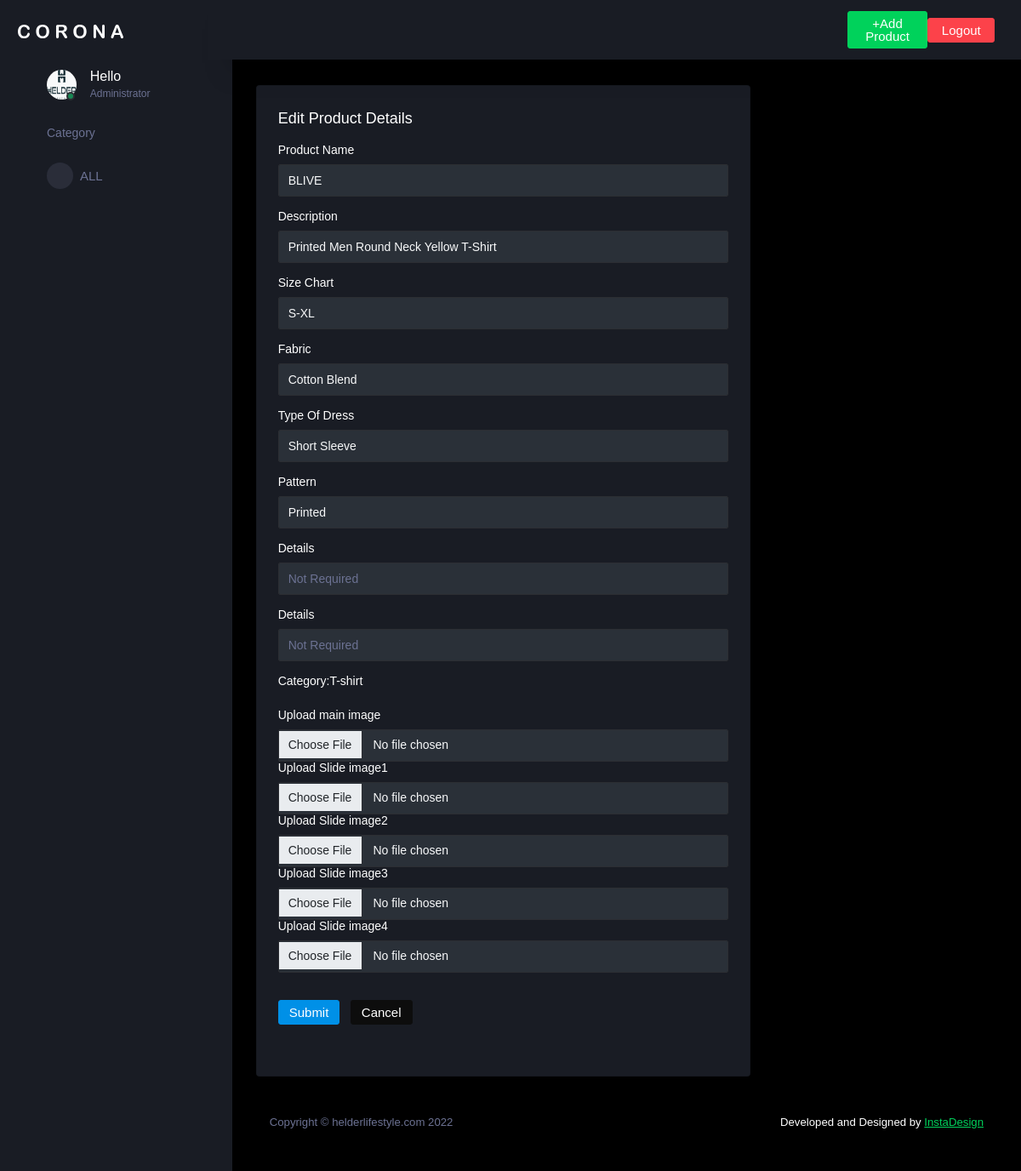
Screenshot of /helder/productedit/1/ (signed in) with the database file from the repository.
### helder/models.py (models this page shows, shortened)
class Photo(models.Model):
    class Meta:
        verbose_name = 'Photo'
        verbose_name_plural = 'Photos'
    category = models.ForeignKey(
        Category, on_delete=models.SET_NULL, null=True, blank=True)
    name = models.CharField(max_length=100, null=False, blank=False)
    image = models.ImageField(null=True, blank=True)
    image1 = models.ImageField(null=True, blank=True)
    image2 = models.ImageField(null=True, blank=True)
    image3= models.ImageField(null=True, blank=True)
    image4= models.ImageField(null=True, blank=True)
    imgname=models.CharField(max_length=500)
    date=models.CharField(max_length=100)
    size=models.CharField(max_length=500)
    description=models.CharField(max_length=500)
    detail1=models.CharField(max_length=500)
    detail2=models.CharField(max_length=500)
    detail3=models.CharField(max_length=500)
    detail4=models.CharField(max_length=500)
    detail5=models.CharField(max_length=500)

### helder/views.py (the view, shortened to what this page needs)
# urls.py: path('productedit/<str:pk>/',form2Photo, name='edit'),
@login_required(login_url='login')
def form2Photo(request,pk):
    photos = Photo.objects.get(id=pk)
    if request.method=="GET":
        photos = Photo.objects.get(id=pk)
        context = {}
        context['data']=photos
        return render(request,'helderedit.html',context)

### helder/templates/helderedit.html (shortened to what this page needs)
{%extends 'adminhome.html'%}
{%block mainpanel%}
<div class="main-panel">
  <div class="content-wrapper">
    <div class="col-8 grid-margin stretch-card">
      <div class="card">
        <div class="card-body">
          <h4 class="card-title">Edit Product Details</h4>
          <form class="forms-sample " method='POST' enctype="multipart/form-data">
            <div class="form-group">
              <label >Product Name</label>
              <input type="text" class="form-control text-light" value="{{data.imgname}}" name="imgname" placeholder="Name" required >
            </div>
            <div class="form-group">
              <label for="description">Description</label>
              <input type="text" class="form-control text-light" value="{{data.description}}" name="description" placeholder="Description" required>
            </div>
            <div class="form-group">
              <label for="size">Size Chart</label>
              <input type="text" class="form-control text-light" value="{{data.size}}" name="size" placeholder="Size" required>
            </div>
            <div class="form-group">
              <label for="fabric">Fabric</label>
              <input type="text" class="form-control text-light" value="{{data.detail1}}" name="fabric" placeholder="Fabric" required>
            </div>
            <div class="form-group">
              <label for="type">Type Of Dress</label>
              <input type="text" class="form-control text-light" value="{{data.detail2}}" name="type" placeholder="Type Of Dress" required>
            </div>
            <div class="form-group">
              <label for="pattern">Pattern</label>
              <input type="text" class="form-control text-light" value="{{data.detail3}}" name="pattern" placeholder="Pattern" required>
            </div>
            <div class="form-group">
              <label for="dtls4">Details</label>
              <input type="text" class="form-control text-light" value="{{data.detail4}}" name="dtls4" placeholder="Not Required">
            </div>
            <div class="form-group">
              <label for="dtls5">Details</label>
              <input type="text" class="form-control text-light" value="{{data.detail5}}" name="dtls5" placeholder="Not Required">
            </div>
            <div class="form-group">
              <label for="category">Category:{{data.name}}</label>
            </div>
            <div class="form-group">
              <label>Upload main image</label>
              <div class="input-group col-xs-12">
                <input type="file" name="image"  class="form-control file-upload-browse text-light" placeholder="Upload Image" >
              </div>
              <label>Upload Slide image1</label>
              <div class="input-group col-xs-12">
                <input type="file" name="image1" class="form-control file-upload-browse text-light" placeholder="Upload Image" >
              </div>
              <label>Upload Slide image2</label>
              <div class="input-group col-xs-12">
                <input type="file" name="image2" class="form-control file-upload-browse text-light" placeholder="Upload Image" >
              </div>
              <label>Upload Slide image3</label>
              <div class="input-group col-xs-12">
                <input type="file" name="image3" " class="form-control file-upload-browse text-light" placeholder="Upload Image" >
              </div>
              <label>Upload Slide image4</label>
              <div class="input-group col-xs-12">
                <input type="file" name="image4" " class="form-control file-upload-browse text-light" placeholder="Upload Image">
              </div>
            </div>
            <div class="form-group">
              <button type="submit" class="btn btn-primary me-2">Submit</button>
              <a href="{% url 'adhome' %}" class="btn btn-dark my-3">Cancel</a>
          </form>
        </div>
      </div>
    </div>
  </div>
  <footer class="footer">
    <div class="d-sm-flex justify-content-center justify-content-sm-between">
      <span class="text-muted d-block text-center text-sm-left d-sm-inline-block">Copyright © helderlifestyle.com
        2022</span>
      <span class="float-none float-sm-right d-block mt-1 mt-sm-0 text-center">Developed and Designed by <a
          href="">InstaDesign</a></span>
    </div>
  </footer>
</div>
{%endblock mainpanel%}

### rows the page displays
Photo: imgname "BLIVE", description "Printed Men Round Neck Yellow T-Shirt", size "S-XL", fabric "Cotton Blend", type "Short Sleeve", pattern "Printed", name "T-shirt"
